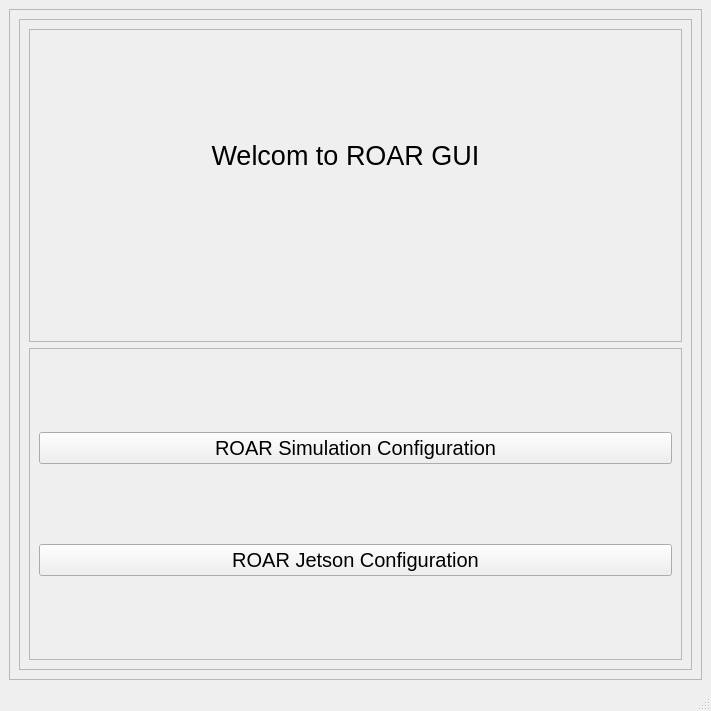
<?xml version="1.0" encoding="UTF-8"?>
<ui version="4.0">
 <class>MainWindow</class>
 <widget class="QMainWindow" name="MainWindow">
  <property name="geometry">
   <rect>
    <x>0</x>
    <y>0</y>
    <width>711</width>
    <height>711</height>
   </rect>
  </property>
  <property name="windowTitle">
   <string>MainWindow</string>
  </property>
  <widget class="QWidget" name="centralwidget">
   <layout class="QVBoxLayout" name="verticalLayout">
    <item>
     <widget class="QFrame" name="outerframe">
      <property name="frameShape">
       <enum>QFrame::StyledPanel</enum>
      </property>
      <property name="frameShadow">
       <enum>QFrame::Raised</enum>
      </property>
      <layout class="QVBoxLayout" name="verticalLayout_2">
       <item>
        <widget class="QFrame" name="frame">
         <property name="frameShape">
          <enum>QFrame::StyledPanel</enum>
         </property>
         <property name="frameShadow">
          <enum>QFrame::Raised</enum>
         </property>
         <layout class="QGridLayout" name="gridLayout_4">
          <item row="1" column="0">
           <widget class="QFrame" name="pushbtnfram1">
            <property name="frameShape">
             <enum>QFrame::StyledPanel</enum>
            </property>
            <property name="frameShadow">
             <enum>QFrame::Raised</enum>
            </property>
            <layout class="QVBoxLayout" name="verticalLayout_3">
             <item>
              <widget class="QPushButton" name="pushbtn_simconfig">
               <property name="font">
                <font>
                 <pointsize>15</pointsize>
                </font>
               </property>
               <property name="text">
                <string>ROAR Simulation Configuration</string>
               </property>
              </widget>
             </item>
             <item>
              <widget class="QPushButton" name="pushbtn_jetsonconfig">
               <property name="font">
                <font>
                 <pointsize>15</pointsize>
                </font>
               </property>
               <property name="text">
                <string>ROAR Jetson Configuration</string>
               </property>
              </widget>
             </item>
            </layout>
           </widget>
          </item>
          <item row="0" column="0">
           <widget class="QFrame" name="welcomeframe">
            <property name="frameShape">
             <enum>QFrame::StyledPanel</enum>
            </property>
            <property name="frameShadow">
             <enum>QFrame::Raised</enum>
            </property>
            <widget class="QLabel" name="label">
             <property name="geometry">
              <rect>
               <x>160</x>
               <y>110</y>
               <width>311</width>
               <height>33</height>
              </rect>
             </property>
             <property name="font">
              <font>
               <pointsize>20</pointsize>
              </font>
             </property>
             <property name="text">
              <string>   Welcom to ROAR GUI</string>
             </property>
             <property name="scaledContents">
              <bool>false</bool>
             </property>
            </widget>
           </widget>
          </item>
         </layout>
        </widget>
       </item>
      </layout>
     </widget>
    </item>
   </layout>
  </widget>
  <widget class="QMenuBar" name="menubar">
   <property name="geometry">
    <rect>
     <x>0</x>
     <y>0</y>
     <width>711</width>
     <height>21</height>
    </rect>
   </property>
  </widget>
  <widget class="QStatusBar" name="statusbar"/>
 </widget>
 <resources/>
 <connections/>
</ui>
